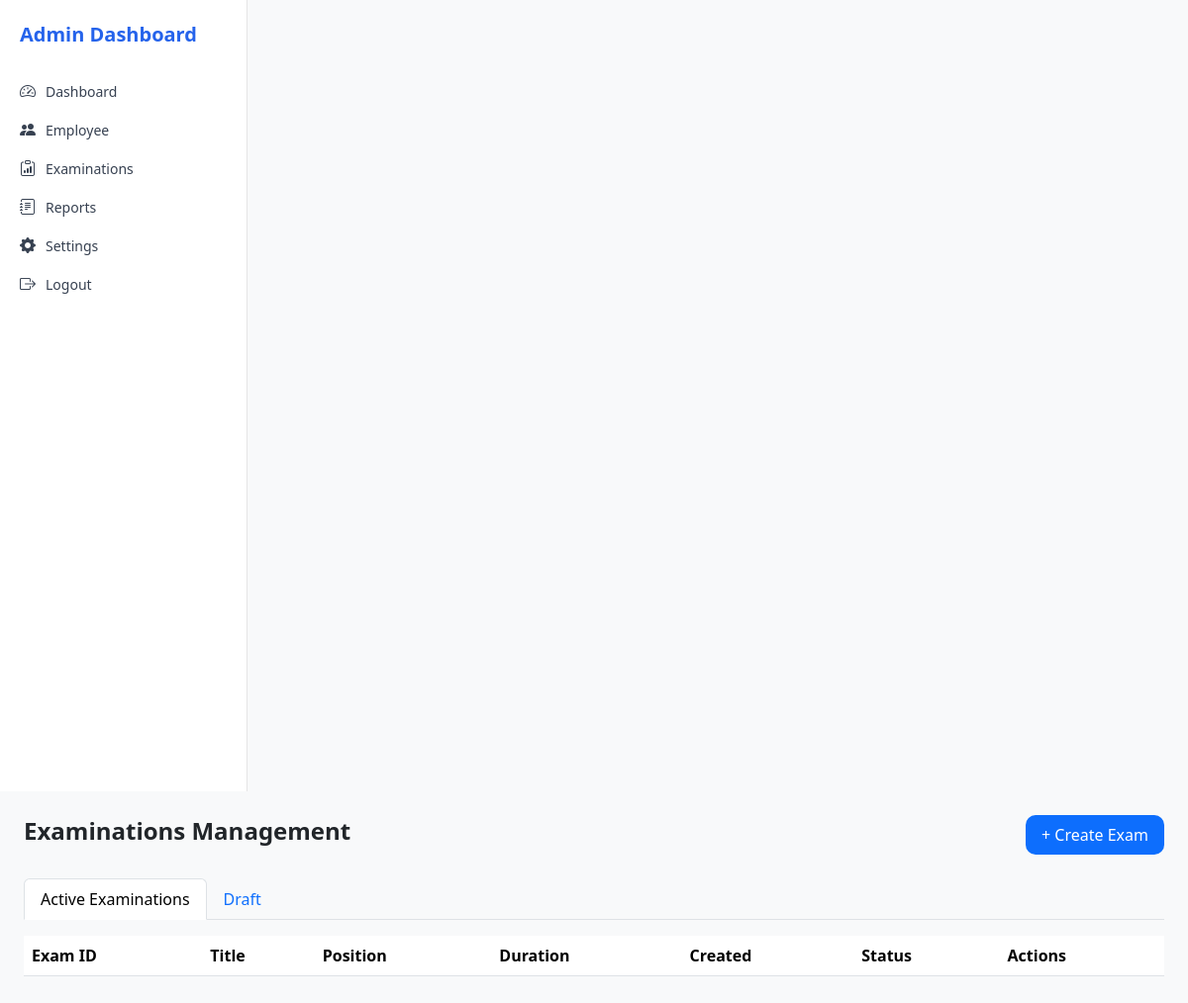
The page /admin/admin_examinations.php on the database as committed earlier.
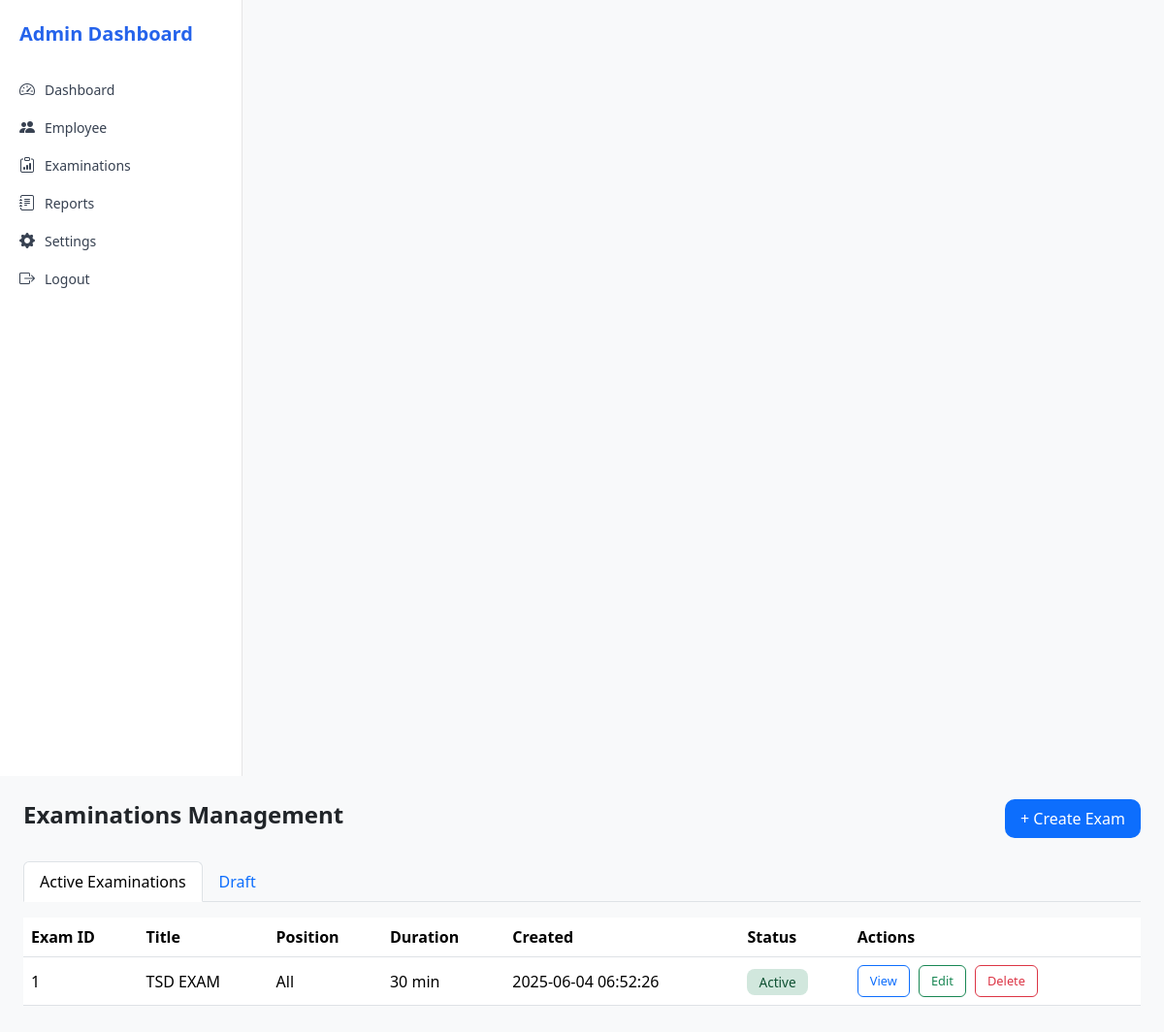
The same page on the database as committed later.
### tables this page shows
CREATE TABLE `examinations` (
  `exam_id` int(10) UNSIGNED NOT NULL,
  `title` varchar(255) DEFAULT NULL,
  `position` varchar(100) DEFAULT NULL,
  `duration` int(11) DEFAULT NULL,
  `description` text DEFAULT NULL,
  `passing_score` int(11) DEFAULT NULL,
  `status` varchar(50) DEFAULT NULL,
  `created` datetime DEFAULT NULL
);

### admin/admin_examinations.php (the view, shortened to what this page needs)
<?php
$conn = new mysqli("localhost", "root", "", "ees");
$sql    = "SELECT * FROM examinations WHERE status = 'Active'";
$result = $conn->query($sql);
include 'sidebar.php';
?>
<!DOCTYPE html>
<html>
<head>
    <link href="https://cdn.jsdelivr.net/npm/bootstrap@5.3.3/dist/css/bootstrap.min.css" rel="stylesheet">
</head>
<body>
<div class="container-fluid p-4">
    <div class="d-flex justify-content-between align-items-center mb-4">
        <h2>Examinations Management</h2>
        <a href="admin_createexam.php" class="btn btn-primary" id="btnCreate">+ Create Exam</a>
    </div>
    <ul class="nav nav-tabs mb-3">
        <li class="nav-item"><a class="nav-link active" href="#">Active Examinations</a></li>
        <li class="nav-item"><a class="nav-link" href="#">Draft</a></li>
    </ul>
    <div class="table-responsive">
        <table class="table align-middle">
            <thead>
                <tr>
                    <th>Exam ID</th>
                    <th>Title</th>
                    <th>Position</th>
                    <th>Duration</th>
                    <th>Created</th>
                    <th>Status</th>
                    <th>Actions</th>
                </tr>
            </thead>
            <tbody>
                <?php while ($row = $result->fetch_assoc()): ?>
                <tr>
                    <td><?= $row['exam_id'] ?></td>
                    <td><?= $row['title'] ?></td>
                    <td><?= $row['position'] ?></td>
                    <td><?= $row['duration'] ?> min</td>
                    <td><?= $row['created'] ?></td>
                    <td><span class="status-active"><?= $row['status'] ?></span></td>
                    <td class="action-btns">
                        <a href="view_exam.php?id=<?= $row['exam_id'] ?>" class="btn btn-outline-primary">View</a>
                        <a href="edit_exam.php?id=<?= $row['exam_id'] ?>" class="btn btn-outline-success">Edit</a>
                        <a href="delete_exam.php?id=<?= $row['exam_id'] ?>" class="btn btn-outline-danger" onclick="return confirm('Are you sure?')">Delete</a>
                    </td>
                </tr>
                <?php endwhile; ?>
            </tbody>
        </table>
    </div>
</div>
</body>
</html>

### admin/sidebar.php (shortened to what this page needs)
<!DOCTYPE html>
<html lang="en">
<head>
    <link href="https://cdn.jsdelivr.net/npm/bootstrap@5.3.2/dist/css/bootstrap.min.css" rel="stylesheet">
    <link href="https://cdn.jsdelivr.net/npm/bootstrap-icons@1.10.5/font/bootstrap-icons.css" rel="stylesheet">
</head>
<body>
    <div class="sidebar">
        <div class="title">Admin Dashboard</div>
        <a href="admin_dashboard.php" class="nav-link"><i class="bi bi-speedometer2"></i> Dashboard</a>
        <a href="admin_employee.php" class="nav-link"><i class="bi bi-people-fill"></i> Employee</a>
        <a href="admin_examinations.php" class="nav-link"><i class="bi bi-clipboard-data"></i> Examinations</a>
        <a href="admin_reports.php" class="nav-link"><i class="bi bi-journal-text"></i> Reports</a>
        <a href="admin_settings.php" class="nav-link"><i class="bi bi-gear-fill"></i> Settings</a>
        <a href="logout.php" class="nav-link"><i class="bi bi-box-arrow-right"></i> Logout</a>
    </div>
</body>
</html>

### admin/sidebar.php (style rules this page uses)
body { font-family: 'Segoe UI', sans-serif; }
.sidebar { width: 250px; height: 100vh; background-color: #ffffff; border-right: 1px solid #e5e5e5; padding: 20px; }
.sidebar .title { color: #2563eb; font-size: 20px; font-weight: bold; margin-bottom: 30px; }
.sidebar .nav-link { color: #374151; font-size: 14px; margin-bottom: 15px; display: flex; align-items: center; text-decoration: none; }
.sidebar .nav-link i { margin-right: 10px; font-size: 16px; }

### admin/admin_examinations.php (style rules this page uses)
body { font-family: 'Segoe UI', sans-serif; background-color: #f8f9fa; }
h2 { font-weight: 600; font-size: 1.5rem; }
#btnCreate { background-color: #0d6efd; color: white; border-radius: 10px; padding: 8px 16px; border: none; }
.status-active { background-color: #d1e7dd; color: #0f5132; border-radius: 8px; padding: 4px 12px; font-size: 0.85rem; }
.table thead { background-color: #f1f3f5; }
.table th, .table td { vertical-align: middle; }
.action-btns .btn { margin-right: 5px; font-size: 0.8rem; }
.btn-primary { background-color: #2563eb; color: white; border: none; }

Rows that differ between the two databases and show on the page:
added examinations: exam_id "1", title "TSD EXAM", position "All", duration "30", created "2025-06-04 06:52:26", status "Active"
